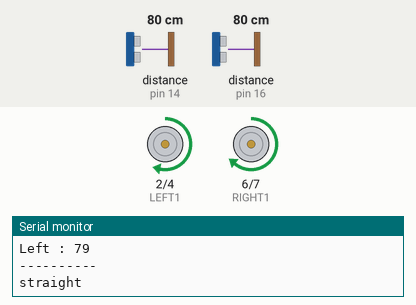
Recording of a sketch running on a simulated Arduino Uno, built with avr-gcc and run on an emulated ATmega328P. Shown: motor-driver pin pairs drawn as motors (green arrow = first pin HIGH = forward, orange = second pin HIGH = backward, longer = more drive, scaled by the enable pin), the last lines printed to the serial monitor. Wiring (inferred from the names in the program): 2 × ultrasonic range finder: trigger pin 15, echo pin 14 / trigger pin 17, echo pin 16. The inputs (shaded band) are chosen by the test bench; at power-on: distance to the obstacle (sensors on pin 14, pin 16) 80 cm. The echo pulse lasts 58.3 µs per cm.

Above: at 1.2 s.
1.3 s: distance to the obstacle (sensor on pin 14) set to 74 cm
2.8 s: distance to the obstacle (sensor on pin 14) set to 65 cm
At 4.0 s:
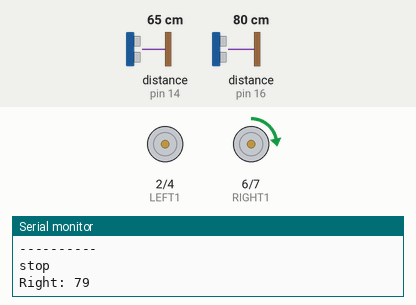
4.3 s: distance to the obstacle (sensor on pin 16) set to 73 cm
At 5.1 s:
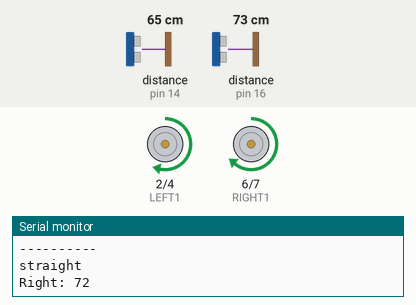
7.3 s: distance to the obstacle (sensor on pin 16) set to 59 cm
8.8 s: distance to the obstacle (sensor on pin 16) set to 54 cm
At 9.4 s:
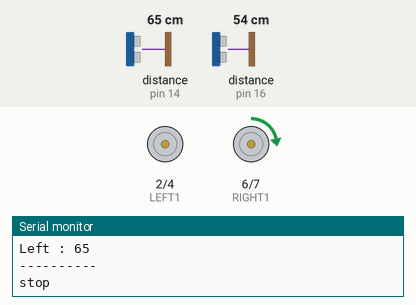
10.3 s: distance to the obstacle (sensor on pin 14) set to 2 cm
At 11.2 s:
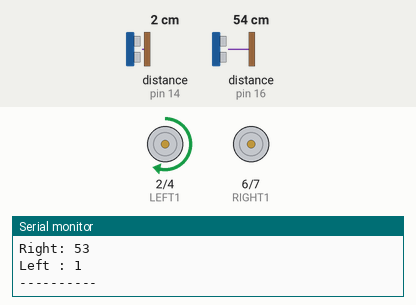
Timing chart, 0 to 12.8 s (numbered marks = the images above; inputs shaded):
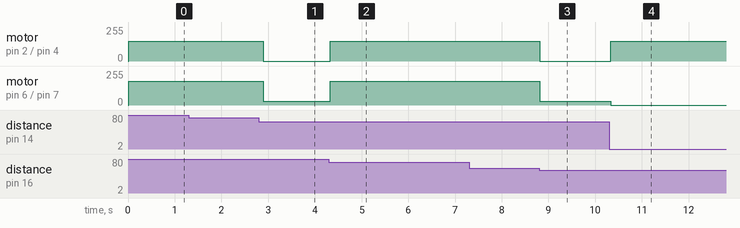

The sketch:

lab4.ino
```cpp
// 利用2個超音波模組、L298N驅動馬達，實作跟隨自走車。
//HC-SR04
int echo_left = 14;   //Echo Pin
int trig_left = 15;   //Trig Pin
int echo_right = 16;  //Echo Pin
int trig_right = 17;  //Trig Pin
long duration_left, duration_right, cm_left, cm_right;

// 左馬達控制設定
const byte LEFT1 = 2;     //IN1
const byte LEFT2 = 4;     //IN2
const byte LEFT_PWM = 3;  //ENA

// 右馬達控制設定
const byte RIGHT1 = 6;     //IN3
const byte RIGHT2 = 7;     //IN4
const byte RIGHT_PWM = 5;  //ENB

// 設定PWM輸出值
byte motor_speed = 150;

void forward() {  // 馬達轉向：前進
    digitalWrite(LEFT1, HIGH);
    digitalWrite(LEFT2, LOW);
    digitalWrite(RIGHT1, HIGH);
    digitalWrite(RIGHT2, LOW);
    motor_speed = 150;
}

void backward() {  // 馬達轉向：後退
    digitalWrite(LEFT1, LOW);
    digitalWrite(LEFT2, HIGH);
    digitalWrite(RIGHT1, LOW);
    digitalWrite(RIGHT2, HIGH);
    motor_speed = 150;
}

void turnLeft() {  // 馬達轉向：左轉 1反2正
    digitalWrite(LEFT1, LOW);
    digitalWrite(LEFT2, LOW);
    digitalWrite(RIGHT1, HIGH);
    digitalWrite(RIGHT2, LOW);
    motor_speed = 100;
}

void turnRight() {  // 馬達轉向：右轉 1正2反
    digitalWrite(LEFT1, HIGH);
    digitalWrite(LEFT2, LOW);
    digitalWrite(RIGHT1, LOW);
    digitalWrite(RIGHT2, LOW);
    motor_speed = 100;
}

void setup() {
    Serial.begin(9600);
    pinMode(LEFT1, OUTPUT);
    pinMode(LEFT2, OUTPUT);
    pinMode(LEFT_PWM, OUTPUT);
    pinMode(RIGHT1, OUTPUT);
    pinMode(RIGHT2, OUTPUT);
    pinMode(RIGHT_PWM, OUTPUT);

    //HC-SR04
    pinMode(trig_left, OUTPUT);
    pinMode(trig_right, OUTPUT);
    pinMode(echo_left, INPUT);
    pinMode(echo_right, INPUT);
}

void loop() {
    //fist HC-SR04
    digitalWrite(trig_left, LOW);
    delayMicroseconds(5);
    digitalWrite(trig_left, HIGH);  // 給 Trig 高電位，持續10微秒
    delayMicroseconds(10);
    digitalWrite(trig_left, LOW);

    pinMode(echo_left, INPUT);                 // 讀取 echo 的電位
    duration_left = pulseIn(echo_left, HIGH);  // 收到高電位時的時間
    cm_left = (duration_left / 2) / 29.1;      // 將時間換算成距離 cm 或 inch

    //second HC-SR04
    digitalWrite(trig_right, LOW);
    delayMicroseconds(5);
    digitalWrite(trig_right, HIGH);  // 給 Trig 高電位，持續10微秒
    delayMicroseconds(10);
    digitalWrite(trig_right, LOW);

    pinMode(echo_right, INPUT);                  // 讀取 echo 的電位
    duration_right = pulseIn(echo_right, HIGH);  // 收到高電位時的時間
    cm_right = (duration_right / 2) / 29.1;      // 將時間換算成距離 cm 或 inch

    Serial.print("Right: ");
    Serial.println(cm_right);
    Serial.print("Left : ");
    Serial.println(cm_left);
    Serial.println("----------");
    Serial.println();
    if (cm_right < 20 && cm_left < 20) {  // "go back"
        Serial.println("back");
        backward();
    } else if (cm_right > (cm_left + 30) && cm_left < 50) {  //"turn right"
        Serial.println("right");
        turnRight();
    } else if (cm_left > (cm_right + 10) && cm_right < 50) {  //"turn left"
        Serial.println("left");
        turnLeft();
    } else if ((cm_left < 100 || cm_right < 100) && abs(cm_right - cm_left) <= 10) {  //"go straight"
        Serial.println("straight");
        forward();
    } else {  //"stop"
        Serial.println("stop");
        motor_speed = 0;
    }

    // 向馬達輸出指定的類比電壓值
    analogWrite(LEFT_PWM, motor_speed);
    analogWrite(RIGHT_PWM, motor_speed + 30);
    // 實際上給定PWM，2端輪子轉速不一致，因此需要有offset = 30的誤差修正
    delay(100);
}
```

Measured:
- the behaviour switches between 70 and 69 cm on distance to the obstacle (sensor on pin 14) (found by bisection; images 0 and 1)
- the behaviour switches between 76 and 75 cm on distance to the obstacle (sensor on pin 16) (found by bisection; images 1 and 2)
- the behaviour switches between 55 and 54 cm on distance to the obstacle (sensor on pin 16) (found by bisection; images 2 and 3)
- after the input at 2.8 s, motor on pin 2 (LEFT1) / pin 4 (LEFT2): forward 150/255 → stopped after 0.09 s; motor on pin 6 (RIGHT1) / pin 7 (RIGHT2): forward 180/255 → forward 30/255 after 0.09 s
- after the input at 4.3 s, motor on pin 2 (LEFT1) / pin 4 (LEFT2): stopped → forward 150/255 at once; motor on pin 6 (RIGHT1) / pin 7 (RIGHT2): forward 30/255 → forward 180/255 at once
- after the input at 8.8 s, motor on pin 2 (LEFT1) / pin 4 (LEFT2): forward 150/255 → stopped at once; motor on pin 6 (RIGHT1) / pin 7 (RIGHT2): forward 180/255 → forward 30/255 at once
- after the input at 10.3 s, motor on pin 2 (LEFT1) / pin 4 (LEFT2): stopped → forward 150/255 at once; motor on pin 6 (RIGHT1) / pin 7 (RIGHT2): forward 30/255 → stopped at once
